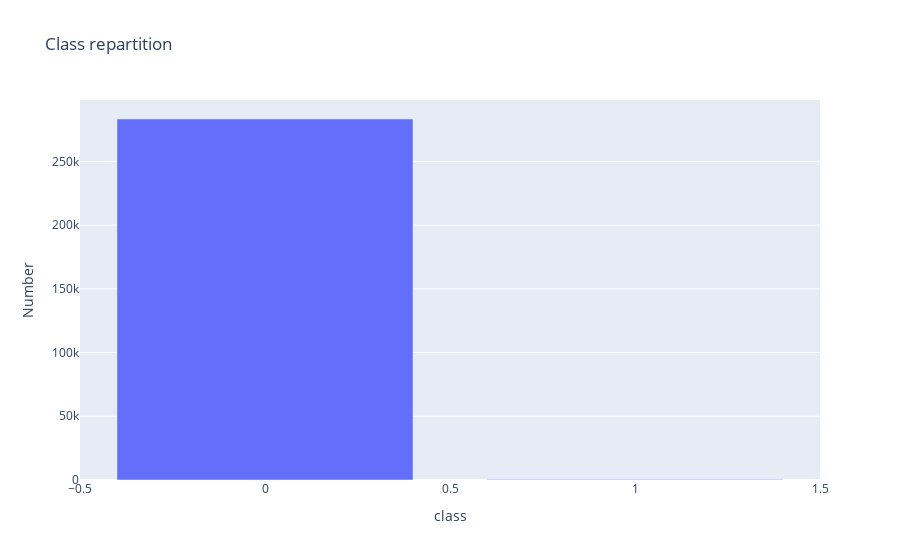

Notebook code for this chart:
### Code cell
# Class repartition
distribution = df['Class'].value_counts().reset_index()
distribution.columns = ['class', 'Number']

fig = px.bar(distribution, x='class', y='Number', title='Class repartition')
fig.show()

### Figure 1 — Plotly figure (JSON) as saved in the notebook; plotly's stock layout.template omitted (floating-point values rounded to 4 significant figures)
{"data": [{"alignmentgroup": "True", "hovertemplate": "class=%{x}<br>Number=%{y}<extra></extra>", "legendgroup": "", "marker": {"color": "#636efa", "pattern": {"shape": ""}}, "name": "", "offsetgroup": "", "orientation": "v", "showlegend": false, "textposition": "auto", "type": "bar", "x": [0, 1], "xaxis": "x", "y": [283253, 473], "yaxis": "y"}], "layout": {"barmode": "relative", "legend": {"tracegroupgap": 0}, "title": {"text": "Class repartition"}, "xaxis": {"anchor": "y", "domain": [0, 1], "title": {"text": "class"}}, "yaxis": {"anchor": "x", "domain": [0, 1], "title": {"text": "Number"}}}}
